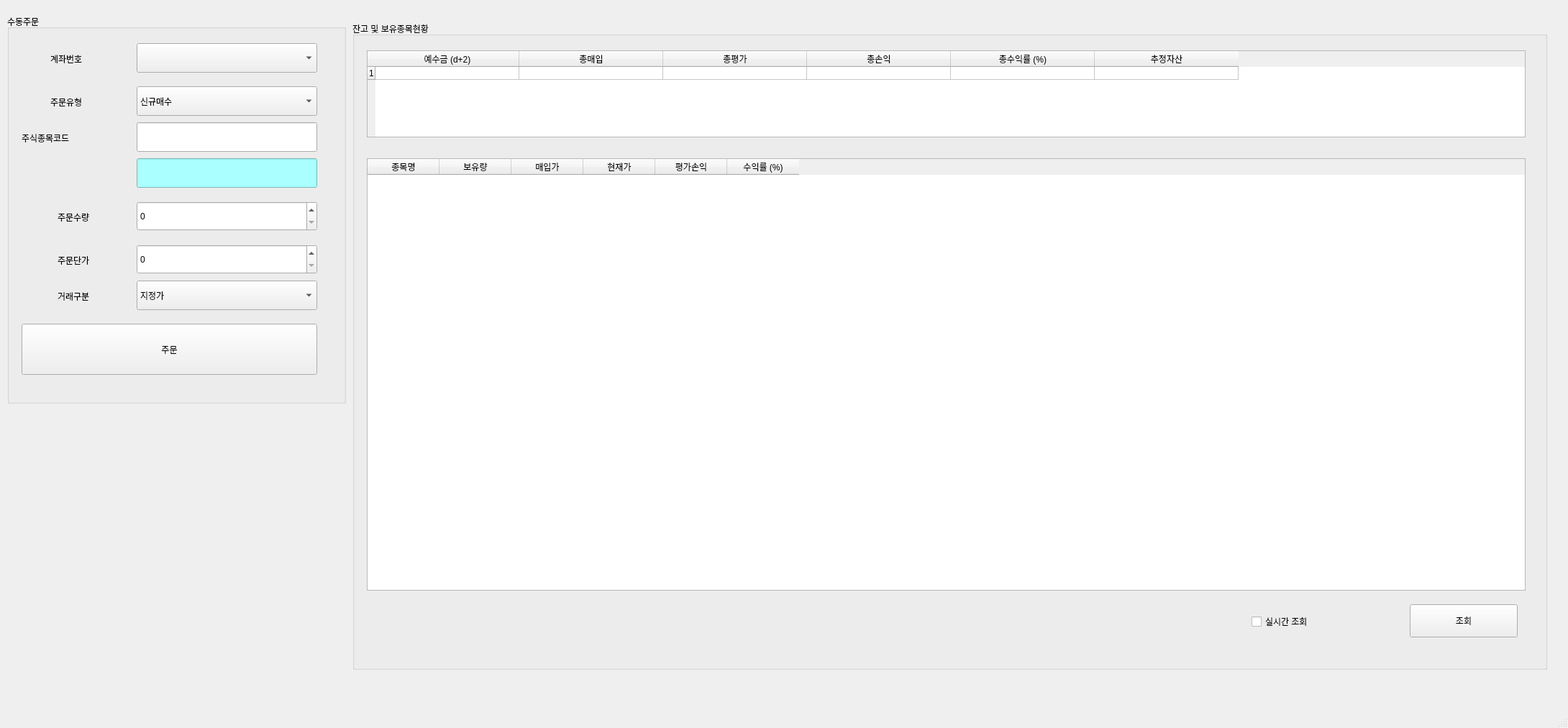
<?xml version="1.0" encoding="UTF-8"?>
<ui version="4.0">
 <class>MainWindow</class>
 <widget class="QMainWindow" name="MainWindow">
  <property name="geometry">
   <rect>
    <x>0</x>
    <y>0</y>
    <width>2180</width>
    <height>1012</height>
   </rect>
  </property>
  <property name="windowTitle">
   <string>PyTrader v0.3</string>
  </property>
  <property name="windowIcon">
   <iconset>
    <normaloff>../../Users/DongJun Kim/.designer/backup/icon.png</normaloff>../../Users/DongJun Kim/.designer/backup/icon.png</iconset>
  </property>
  <widget class="QWidget" name="centralwidget">
   <widget class="QGroupBox" name="groupBox">
    <property name="geometry">
     <rect>
      <x>10</x>
      <y>20</y>
      <width>471</width>
      <height>541</height>
     </rect>
    </property>
    <property name="title">
     <string>수동주문</string>
    </property>
    <widget class="QLabel" name="label_3">
     <property name="geometry">
      <rect>
       <x>20</x>
       <y>160</y>
       <width>151</width>
       <height>24</height>
      </rect>
     </property>
     <property name="text">
      <string>주식종목코드</string>
     </property>
    </widget>
    <widget class="QLabel" name="label_4">
     <property name="geometry">
      <rect>
       <x>70</x>
       <y>380</y>
       <width>102</width>
       <height>24</height>
      </rect>
     </property>
     <property name="text">
      <string>거래구분</string>
     </property>
    </widget>
    <widget class="QLabel" name="label">
     <property name="geometry">
      <rect>
       <x>60</x>
       <y>50</y>
       <width>102</width>
       <height>24</height>
      </rect>
     </property>
     <property name="text">
      <string>계좌번호</string>
     </property>
    </widget>
    <widget class="QLabel" name="label_2">
     <property name="geometry">
      <rect>
       <x>60</x>
       <y>110</y>
       <width>102</width>
       <height>24</height>
      </rect>
     </property>
     <property name="text">
      <string>주문유형</string>
     </property>
    </widget>
    <widget class="QLabel" name="label_5">
     <property name="geometry">
      <rect>
       <x>70</x>
       <y>270</y>
       <width>102</width>
       <height>24</height>
      </rect>
     </property>
     <property name="text">
      <string>주문수량</string>
     </property>
    </widget>
    <widget class="QLabel" name="label_6">
     <property name="geometry">
      <rect>
       <x>70</x>
       <y>330</y>
       <width>102</width>
       <height>24</height>
      </rect>
     </property>
     <property name="text">
      <string>주문단가</string>
     </property>
    </widget>
    <widget class="QComboBox" name="comboBox">
     <property name="geometry">
      <rect>
       <x>180</x>
       <y>40</y>
       <width>251</width>
       <height>41</height>
      </rect>
     </property>
    </widget>
    <widget class="QComboBox" name="comboBox_2">
     <property name="geometry">
      <rect>
       <x>180</x>
       <y>100</y>
       <width>251</width>
       <height>41</height>
      </rect>
     </property>
     <item>
      <property name="text">
       <string>신규매수</string>
      </property>
     </item>
     <item>
      <property name="text">
       <string>신규매도</string>
      </property>
     </item>
     <item>
      <property name="text">
       <string>매수취소</string>
      </property>
     </item>
     <item>
      <property name="text">
       <string>매도취소</string>
      </property>
     </item>
     <item>
      <property name="text">
       <string>매수정정</string>
      </property>
     </item>
     <item>
      <property name="text">
       <string>매도정정</string>
      </property>
     </item>
    </widget>
    <widget class="QComboBox" name="comboBox_3">
     <property name="geometry">
      <rect>
       <x>180</x>
       <y>370</y>
       <width>251</width>
       <height>41</height>
      </rect>
     </property>
     <item>
      <property name="text">
       <string>지정가</string>
      </property>
     </item>
     <item>
      <property name="text">
       <string>시장가</string>
      </property>
     </item>
     <item>
      <property name="text">
       <string>조건부지정가</string>
      </property>
     </item>
     <item>
      <property name="text">
       <string>최유리지정가</string>
      </property>
     </item>
     <item>
      <property name="text">
       <string>최우선지정가</string>
      </property>
     </item>
     <item>
      <property name="text">
       <string>지정가IOC</string>
      </property>
     </item>
     <item>
      <property name="text">
       <string>최유리IOC</string>
      </property>
     </item>
     <item>
      <property name="text">
       <string>지정가FOC</string>
      </property>
     </item>
     <item>
      <property name="text">
       <string>시장가FOC</string>
      </property>
     </item>
     <item>
      <property name="text">
       <string>최유리FOC</string>
      </property>
     </item>
     <item>
      <property name="text">
       <string>장전시간외종가</string>
      </property>
     </item>
     <item>
      <property name="text">
       <string>시간외단일가</string>
      </property>
     </item>
     <item>
      <property name="text">
       <string>장후시간외종가</string>
      </property>
     </item>
    </widget>
    <widget class="QLineEdit" name="lineEdit">
     <property name="geometry">
      <rect>
       <x>180</x>
       <y>150</y>
       <width>251</width>
       <height>41</height>
      </rect>
     </property>
    </widget>
    <widget class="QLineEdit" name="lineEdit_2">
     <property name="geometry">
      <rect>
       <x>180</x>
       <y>200</y>
       <width>251</width>
       <height>41</height>
      </rect>
     </property>
     <property name="styleSheet">
      <string notr="true">background-color: rgb(170, 255, 255);</string>
     </property>
    </widget>
    <widget class="QSpinBox" name="spinBox">
     <property name="geometry">
      <rect>
       <x>180</x>
       <y>260</y>
       <width>251</width>
       <height>41</height>
      </rect>
     </property>
     <property name="maximum">
      <number>1000000</number>
     </property>
     <property name="singleStep">
      <number>1</number>
     </property>
    </widget>
    <widget class="QSpinBox" name="spinBox_2">
     <property name="geometry">
      <rect>
       <x>180</x>
       <y>320</y>
       <width>251</width>
       <height>41</height>
      </rect>
     </property>
     <property name="maximum">
      <number>10000000</number>
     </property>
     <property name="singleStep">
      <number>100</number>
     </property>
    </widget>
    <widget class="QPushButton" name="pushButton">
     <property name="geometry">
      <rect>
       <x>20</x>
       <y>430</y>
       <width>411</width>
       <height>71</height>
      </rect>
     </property>
     <property name="text">
      <string>주문</string>
     </property>
    </widget>
   </widget>
   <widget class="QGroupBox" name="groupBox_2">
    <property name="geometry">
     <rect>
      <x>490</x>
      <y>30</y>
      <width>1661</width>
      <height>901</height>
     </rect>
    </property>
    <property name="title">
     <string>잔고 및 보유종목현황</string>
    </property>
    <widget class="QTableWidget" name="tableWidget">
     <property name="geometry">
      <rect>
       <x>20</x>
       <y>40</y>
       <width>1611</width>
       <height>121</height>
      </rect>
     </property>
     <property name="rowCount">
      <number>1</number>
     </property>
     <attribute name="horizontalHeaderDefaultSectionSize">
      <number>200</number>
     </attribute>
     <attribute name="verticalHeaderDefaultSectionSize">
      <number>10</number>
     </attribute>
     <row/>
     <column>
      <property name="text">
       <string>예수금 (d+2)</string>
      </property>
     </column>
     <column>
      <property name="text">
       <string>총매입</string>
      </property>
     </column>
     <column>
      <property name="text">
       <string>총평가</string>
      </property>
     </column>
     <column>
      <property name="text">
       <string>총손익</string>
      </property>
     </column>
     <column>
      <property name="text">
       <string>총수익률 (%)</string>
      </property>
     </column>
     <column>
      <property name="text">
       <string>추정자산</string>
      </property>
     </column>
    </widget>
    <widget class="QTableWidget" name="tableWidget_2">
     <property name="geometry">
      <rect>
       <x>20</x>
       <y>190</y>
       <width>1611</width>
       <height>601</height>
      </rect>
     </property>
     <column>
      <property name="text">
       <string>종목명</string>
      </property>
     </column>
     <column>
      <property name="text">
       <string>보유량</string>
      </property>
     </column>
     <column>
      <property name="text">
       <string>매입가</string>
      </property>
     </column>
     <column>
      <property name="text">
       <string>현재가</string>
      </property>
     </column>
     <column>
      <property name="text">
       <string>평가손익</string>
      </property>
     </column>
     <column>
      <property name="text">
       <string>수익률 (%)</string>
      </property>
     </column>
    </widget>
    <widget class="QCheckBox" name="checkBox">
     <property name="geometry">
      <rect>
       <x>1250</x>
       <y>820</y>
       <width>201</width>
       <height>28</height>
      </rect>
     </property>
     <property name="text">
      <string>실시간 조회</string>
     </property>
    </widget>
    <widget class="QPushButton" name="pushButton_2">
     <property name="geometry">
      <rect>
       <x>1470</x>
       <y>810</y>
       <width>150</width>
       <height>46</height>
      </rect>
     </property>
     <property name="text">
      <string>조회</string>
     </property>
    </widget>
   </widget>
  </widget>
  <widget class="QMenuBar" name="menubar">
   <property name="geometry">
    <rect>
     <x>0</x>
     <y>0</y>
     <width>2180</width>
     <height>38</height>
    </rect>
   </property>
  </widget>
  <widget class="QStatusBar" name="statusbar"/>
 </widget>
 <resources/>
 <connections/>
</ui>
